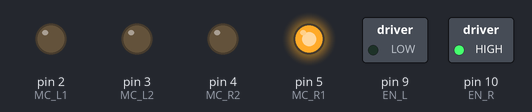
A sketch run on a simulated Arduino Uno, built with avr-gcc and run on an emulated ATmega328P. On the bench: switched loads named in the sketch (green lamp = pin HIGH), output pins drawn as LEDs (lit = HIGH).

Above: at 0.1 s.
Timing chart, 0 to 1.6 s (numbered marks = the images above):
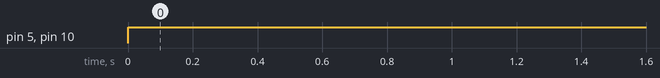

Measured:
- by itself, pin 5 (MC_R1), pin 10 (EN_R): LOW → HIGH at 0.00 s

The sketch:

motor_control.ino
```cpp
const int EN_L = 9;
const int MC_L1 = 2;
const int MC_L2 = 3;
const int EN_R =10;
const int MC_R1 =5;
const int MC_R2 = 4;

#define motor(en, m1,v1, m2, v2, rate) \
    digitalWrite(en, LOW);\
    digitalWrite(m1, v1);\
    digitalWrite(m2, v2);\
    analogWrite(en, rate)  // 여기는 ;필요없음


void forward(int side = 0, int rate = 255)
{
       switch(side){
        case 2 : motor(EN_L,  MC_L1,  HIGH,  MC_L2,  LOW,  rate);  break;   // 오른쪽
        case 1 : motor(EN_R, MC_R1,  HIGH,  MC_R2,  LOW,  rate);  break;  // 왼쪽
        default:
                 motor(EN_L,  MC_L1,  HIGH,  MC_L2,  LOW,  rate);
                 motor(EN_R, MC_R1,  HIGH,  MC_R2,  LOW,  rate);
       }
}


void reverse(int side = 0, int rate = 255)
{

    motor(EN_L,  MC_L1,  LOW,  MC_L2,  HIGH,  rate);
    motor(EN_R, MC_R1,  LOW,  MC_R2,  HIGH,  rate);

}

void stop(int side = 0,int rate = 0)
{
    motor(EN_L,  MC_L1,  LOW,  MC_L2,  LOW,  rate);
    motor(EN_R, MC_R1,  LOW,  MC_R2,  LOW,  rate);
}

void star(int rate = 255)
{
    stop();
    forward();
    delay(2000);

    stop();
     forward(1);
     delay(1900);
     stop();
      forward();
    delay(2000);

    stop();
    forward(1);
   delay(1900);
    stop();
      forward();
    delay(2000);


    stop();
     forward(1);
    delay(1900);
    stop();
      forward();
    delay(2000);


    stop();
     forward(1);
     delay(1900);

   //stop();
    // forward(1);
     //delay(1400);

     //stop();
       //  forward();
   // delay(2000);


}


 void setup() {
    pinMode(EN_L, OUTPUT);
    pinMode(MC_L1, OUTPUT);
    pinMode(MC_L2, OUTPUT);
    pinMode(EN_R, OUTPUT);
    pinMode(MC_R1, OUTPUT);
    pinMode(MC_R2, OUTPUT);


 }


void loop() {

    // put your main code here, to run repeatedly:


   //star();

    //reverse();
  //delay(1000);
    //forward(0);
    digitalWrite(10,LOW);
    digitalWrite(10,HIGH);
    digitalWrite(5,HIGH);
    delay(2000);
   //forward(1);
    //delay(1700);
   //stop();
    delay(100000);
}
```
